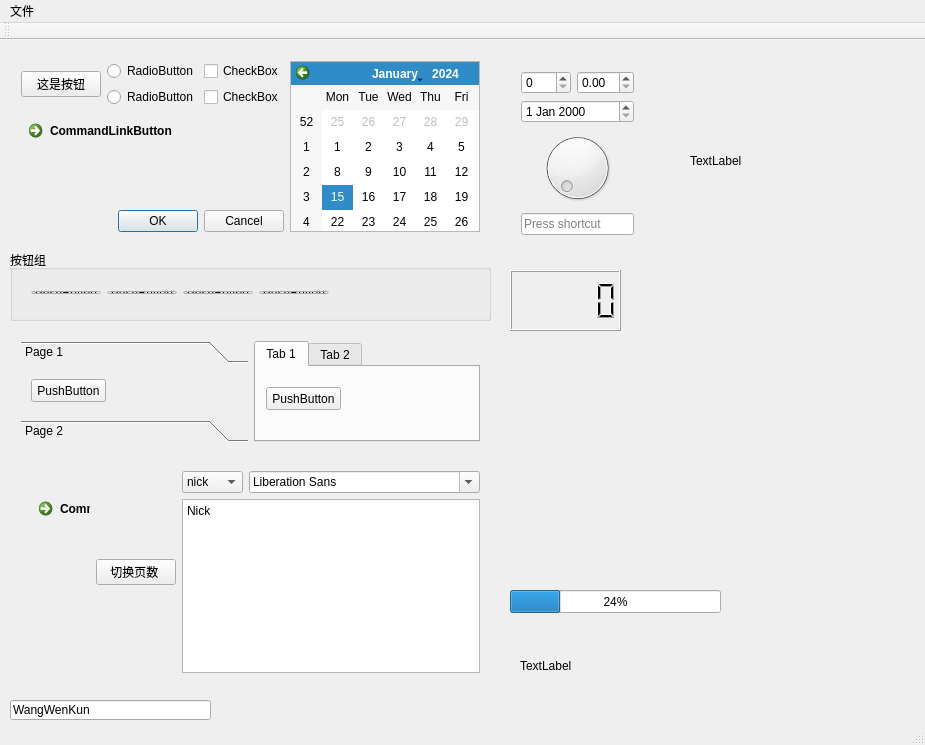
<?xml version="1.0" encoding="UTF-8"?>
<ui version="4.0">
 <class>MainWindow</class>
 <widget class="QMainWindow" name="MainWindow">
  <property name="geometry">
   <rect>
    <x>0</x>
    <y>0</y>
    <width>925</width>
    <height>745</height>
   </rect>
  </property>
  <property name="windowTitle">
   <string>MainWindow</string>
  </property>
  <widget class="QWidget" name="centralWidget">
   <widget class="QGroupBox" name="groupBox">
    <property name="geometry">
     <rect>
      <x>10</x>
      <y>210</y>
      <width>481</width>
      <height>71</height>
     </rect>
    </property>
    <property name="title">
     <string>按钮组</string>
    </property>
    <widget class="QWidget" name="layoutWidget">
     <property name="geometry">
      <rect>
       <x>10</x>
       <y>30</y>
       <width>320</width>
       <height>25</height>
      </rect>
     </property>
     <layout class="QHBoxLayout" name="horizontalLayout_3">
      <item>
       <widget class="QPushButton" name="pushButton_2">
        <property name="text">
         <string>PushButton</string>
        </property>
       </widget>
      </item>
      <item>
       <widget class="QPushButton" name="pushButton">
        <property name="text">
         <string>PushButton</string>
        </property>
       </widget>
      </item>
      <item>
       <widget class="QPushButton" name="pushButton_3">
        <property name="text">
         <string>PushButton</string>
        </property>
       </widget>
      </item>
      <item>
       <widget class="QPushButton" name="pushButton_4">
        <property name="text">
         <string>PushButton</string>
        </property>
       </widget>
      </item>
     </layout>
    </widget>
   </widget>
   <widget class="QLineEdit" name="lineEdit">
    <property name="geometry">
     <rect>
      <x>10</x>
      <y>660</y>
      <width>201</width>
      <height>20</height>
     </rect>
    </property>
    <property name="text">
     <string>WangWenKun</string>
    </property>
   </widget>
   <widget class="QLCDNumber" name="lcdNumber">
    <property name="geometry">
     <rect>
      <x>510</x>
      <y>230</y>
      <width>111</width>
      <height>61</height>
     </rect>
    </property>
   </widget>
   <widget class="QLabel" name="imgLabel">
    <property name="geometry">
     <rect>
      <x>510</x>
      <y>320</y>
      <width>201</width>
      <height>181</height>
     </rect>
    </property>
    <property name="text">
     <string/>
    </property>
    <property name="pixmap">
     <pixmap>:/image/icon.png</pixmap>
    </property>
    <property name="scaledContents">
     <bool>true</bool>
    </property>
   </widget>
   <widget class="QProgressBar" name="progressBar">
    <property name="geometry">
     <rect>
      <x>510</x>
      <y>550</y>
      <width>211</width>
      <height>23</height>
     </rect>
    </property>
    <property name="value">
     <number>24</number>
    </property>
   </widget>
   <widget class="QWidget" name="layoutWidget">
    <property name="geometry">
     <rect>
      <x>10</x>
      <y>10</y>
      <width>481</width>
      <height>193</height>
     </rect>
    </property>
    <layout class="QHBoxLayout" name="horizontalLayout_2">
     <item>
      <layout class="QVBoxLayout" name="verticalLayout">
       <item>
        <layout class="QHBoxLayout" name="horizontalLayout">
         <item>
          <widget class="QPushButton" name="myButton">
           <property name="text">
            <string>这是按钮</string>
           </property>
          </widget>
         </item>
         <item>
          <layout class="QGridLayout" name="gridLayout">
           <item row="1" column="0">
            <widget class="QRadioButton" name="radioButton_2">
             <property name="text">
              <string>RadioButton</string>
             </property>
            </widget>
           </item>
           <item row="0" column="1">
            <widget class="QCheckBox" name="checkBox">
             <property name="text">
              <string>CheckBox</string>
             </property>
            </widget>
           </item>
           <item row="0" column="0">
            <widget class="QRadioButton" name="radioButton">
             <property name="text">
              <string>RadioButton</string>
             </property>
            </widget>
           </item>
           <item row="1" column="1">
            <widget class="QCheckBox" name="checkBox_2">
             <property name="text">
              <string>CheckBox</string>
             </property>
            </widget>
           </item>
          </layout>
         </item>
        </layout>
       </item>
       <item>
        <widget class="QCommandLinkButton" name="commandLinkButton">
         <property name="text">
          <string>CommandLinkButton</string>
         </property>
        </widget>
       </item>
       <item>
        <widget class="QDialogButtonBox" name="buttonBox">
         <property name="standardButtons">
          <set>QDialogButtonBox::Cancel|QDialogButtonBox::Ok</set>
         </property>
        </widget>
       </item>
      </layout>
     </item>
     <item>
      <widget class="QScrollArea" name="scrollArea">
       <property name="widgetResizable">
        <bool>true</bool>
       </property>
       <widget class="QWidget" name="scrollAreaWidgetContents">
        <property name="geometry">
         <rect>
          <x>0</x>
          <y>0</y>
          <width>218</width>
          <height>189</height>
         </rect>
        </property>
        <widget class="QCalendarWidget" name="calendarWidget">
         <property name="geometry">
          <rect>
           <x>0</x>
           <y>0</y>
           <width>248</width>
           <height>197</height>
          </rect>
         </property>
        </widget>
       </widget>
      </widget>
     </item>
    </layout>
   </widget>
   <widget class="QWidget" name="layoutWidget">
    <property name="geometry">
     <rect>
      <x>10</x>
      <y>290</y>
      <width>481</width>
      <height>123</height>
     </rect>
    </property>
    <layout class="QHBoxLayout" name="horizontalLayout_5">
     <item>
      <widget class="QToolBox" name="toolBox">
       <property name="currentIndex">
        <number>0</number>
       </property>
       <widget class="QWidget" name="page">
        <property name="geometry">
         <rect>
          <x>0</x>
          <y>0</y>
          <width>237</width>
          <height>69</height>
         </rect>
        </property>
        <attribute name="label">
         <string>Page 1</string>
        </attribute>
        <widget class="QPushButton" name="pushButton_5">
         <property name="geometry">
          <rect>
           <x>10</x>
           <y>10</y>
           <width>75</width>
           <height>23</height>
          </rect>
         </property>
         <property name="text">
          <string>PushButton</string>
         </property>
        </widget>
       </widget>
       <widget class="QWidget" name="page_2">
        <property name="geometry">
         <rect>
          <x>0</x>
          <y>0</y>
          <width>237</width>
          <height>69</height>
         </rect>
        </property>
        <attribute name="label">
         <string>Page 2</string>
        </attribute>
        <widget class="QCommandLinkButton" name="commandLinkButton_2">
         <property name="geometry">
          <rect>
           <x>10</x>
           <y>0</y>
           <width>172</width>
           <height>41</height>
          </rect>
         </property>
         <property name="text">
          <string>CommandLinkButton</string>
         </property>
        </widget>
       </widget>
      </widget>
     </item>
     <item>
      <widget class="QTabWidget" name="tabWidget">
       <property name="currentIndex">
        <number>0</number>
       </property>
       <widget class="QWidget" name="tab">
        <attribute name="title">
         <string>Tab 1</string>
        </attribute>
        <widget class="QPushButton" name="pushButton_6">
         <property name="geometry">
          <rect>
           <x>10</x>
           <y>20</y>
           <width>75</width>
           <height>23</height>
          </rect>
         </property>
         <property name="text">
          <string>PushButton</string>
         </property>
        </widget>
       </widget>
       <widget class="QWidget" name="tab_2">
        <attribute name="title">
         <string>Tab 2</string>
        </attribute>
        <widget class="QCommandLinkButton" name="commandLinkButton_3">
         <property name="geometry">
          <rect>
           <x>10</x>
           <y>20</y>
           <width>172</width>
           <height>41</height>
          </rect>
         </property>
         <property name="text">
          <string>CommandLinkButton</string>
         </property>
        </widget>
       </widget>
      </widget>
     </item>
    </layout>
   </widget>
   <widget class="QWidget" name="layoutWidget">
    <property name="geometry">
     <rect>
      <x>10</x>
      <y>420</y>
      <width>481</width>
      <height>224</height>
     </rect>
    </property>
    <layout class="QHBoxLayout" name="horizontalLayout_6">
     <item>
      <widget class="QStackedWidget" name="stackedWidget">
       <property name="currentIndex">
        <number>1</number>
       </property>
       <widget class="QWidget" name="page_3">
        <widget class="QPushButton" name="pushButton_7">
         <property name="geometry">
          <rect>
           <x>20</x>
           <y>30</y>
           <width>75</width>
           <height>23</height>
          </rect>
         </property>
         <property name="text">
          <string>PushButton</string>
         </property>
        </widget>
       </widget>
       <widget class="QWidget" name="page_4">
        <widget class="QCommandLinkButton" name="commandLinkButton_4">
         <property name="geometry">
          <rect>
           <x>10</x>
           <y>20</y>
           <width>172</width>
           <height>41</height>
          </rect>
         </property>
         <property name="text">
          <string>CommandLinkButton</string>
         </property>
        </widget>
       </widget>
      </widget>
     </item>
     <item>
      <widget class="QPushButton" name="change">
       <property name="text">
        <string>切换页数 </string>
       </property>
      </widget>
     </item>
     <item>
      <layout class="QVBoxLayout" name="verticalLayout_2">
       <item>
        <layout class="QHBoxLayout" name="horizontalLayout_4">
         <item>
          <widget class="QComboBox" name="comboBox">
           <item>
            <property name="text">
             <string>nick</string>
            </property>
           </item>
           <item>
            <property name="text">
             <string>blade</string>
            </property>
           </item>
           <item>
            <property name="text">
             <string>wang</string>
            </property>
           </item>
          </widget>
         </item>
         <item>
          <widget class="QFontComboBox" name="fontComboBox"/>
         </item>
        </layout>
       </item>
       <item>
        <widget class="QTextEdit" name="textEdit">
         <property name="html">
          <string>&lt;!DOCTYPE HTML PUBLIC &quot;-//W3C//DTD HTML 4.0//EN&quot; &quot;http://www.w3.org/TR/REC-html40/strict.dtd&quot;&gt;
&lt;html&gt;&lt;head&gt;&lt;meta name=&quot;qrichtext&quot; content=&quot;1&quot; /&gt;&lt;style type=&quot;text/css&quot;&gt;
p, li { white-space: pre-wrap; }
&lt;/style&gt;&lt;/head&gt;&lt;body style=&quot; font-family:'SimSun'; font-size:9pt; font-weight:400; font-style:normal;&quot;&gt;
&lt;p style=&quot; margin-top:0px; margin-bottom:0px; margin-left:0px; margin-right:0px; -qt-block-indent:0; text-indent:0px;&quot;&gt;Nick&lt;/p&gt;&lt;/body&gt;&lt;/html&gt;</string>
         </property>
        </widget>
       </item>
      </layout>
     </item>
    </layout>
   </widget>
   <widget class="QWidget" name="layoutWidget">
    <property name="geometry">
     <rect>
      <x>510</x>
      <y>20</y>
      <width>135</width>
      <height>186</height>
     </rect>
    </property>
    <layout class="QVBoxLayout" name="verticalLayout_5">
     <item>
      <layout class="QVBoxLayout" name="verticalLayout_4">
       <item>
        <layout class="QVBoxLayout" name="verticalLayout_3">
         <item>
          <layout class="QHBoxLayout" name="horizontalLayout_7">
           <item>
            <widget class="QSpinBox" name="spinBox"/>
           </item>
           <item>
            <widget class="QDoubleSpinBox" name="doubleSpinBox"/>
           </item>
          </layout>
         </item>
         <item>
          <widget class="QDateEdit" name="dateEdit"/>
         </item>
        </layout>
       </item>
       <item>
        <widget class="QDial" name="dial"/>
       </item>
      </layout>
     </item>
     <item>
      <widget class="QKeySequenceEdit" name="keySequenceEdit"/>
     </item>
    </layout>
   </widget>
   <widget class="QWidget" name="layoutWidget">
    <property name="geometry">
     <rect>
      <x>0</x>
      <y>0</y>
      <width>2</width>
      <height>2</height>
     </rect>
    </property>
    <layout class="QHBoxLayout" name="horizontalLayout_8"/>
   </widget>
   <widget class="QLabel" name="gifLabel">
    <property name="geometry">
     <rect>
      <x>690</x>
      <y>20</y>
      <width>201</width>
      <height>201</height>
     </rect>
    </property>
    <property name="text">
     <string>TextLabel</string>
    </property>
   </widget>
   <widget class="QLabel" name="urlLabel">
    <property name="geometry">
     <rect>
      <x>520</x>
      <y>600</y>
      <width>241</width>
      <height>51</height>
     </rect>
    </property>
    <property name="text">
     <string>TextLabel</string>
    </property>
   </widget>
  </widget>
  <widget class="QMenuBar" name="menuBar">
   <property name="geometry">
    <rect>
     <x>0</x>
     <y>0</y>
     <width>925</width>
     <height>23</height>
    </rect>
   </property>
   <widget class="QMenu" name="menu">
    <property name="title">
     <string>文件</string>
    </property>
    <addaction name="separator"/>
    <addaction name="actionSave"/>
    <addaction name="actionSave_2"/>
   </widget>
   <addaction name="menu"/>
  </widget>
  <widget class="QToolBar" name="mainToolBar">
   <attribute name="toolBarArea">
    <enum>TopToolBarArea</enum>
   </attribute>
   <attribute name="toolBarBreak">
    <bool>false</bool>
   </attribute>
  </widget>
  <widget class="QStatusBar" name="statusBar"/>
  <action name="actionSave">
   <property name="text">
    <string>Open</string>
   </property>
  </action>
  <action name="actionSave_2">
   <property name="text">
    <string>Save</string>
   </property>
  </action>
 </widget>
 <layoutdefault spacing="6" margin="11"/>
 <resources/>
 <connections>
  <connection>
   <sender>myButton</sender>
   <signal>clicked()</signal>
   <receiver>MainWindow</receiver>
   <slot>close()</slot>
   <hints>
    <hint type="sourcelabel">
     <x>78</x>
     <y>94</y>
    </hint>
    <hint type="destinationlabel">
     <x>199</x>
     <y>149</y>
    </hint>
   </hints>
  </connection>
 </connections>
</ui>
